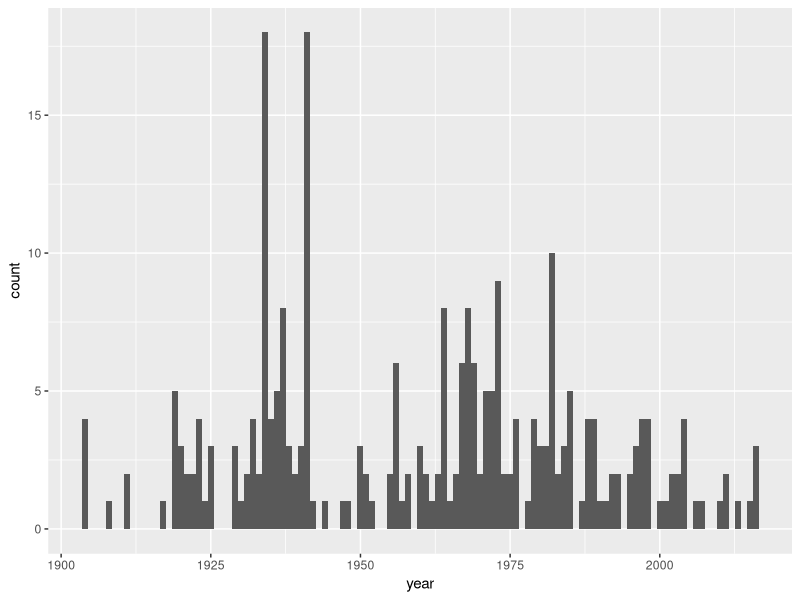
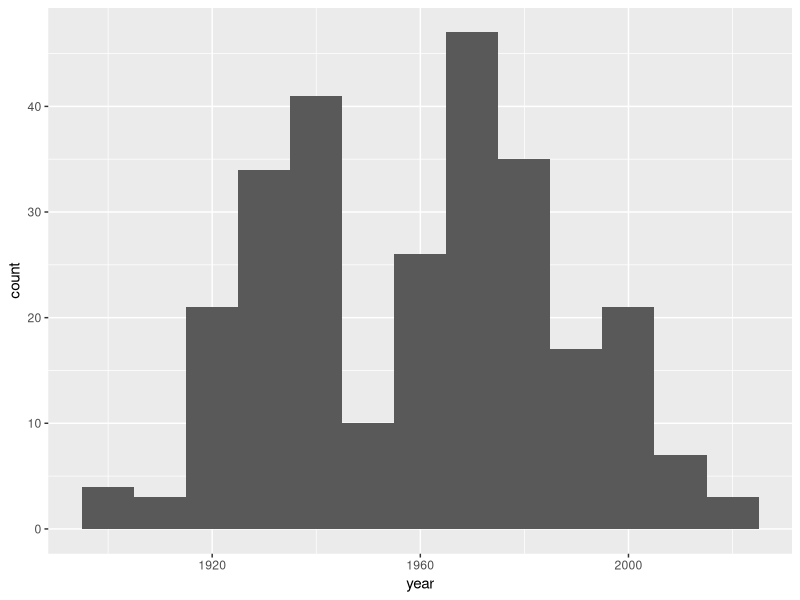
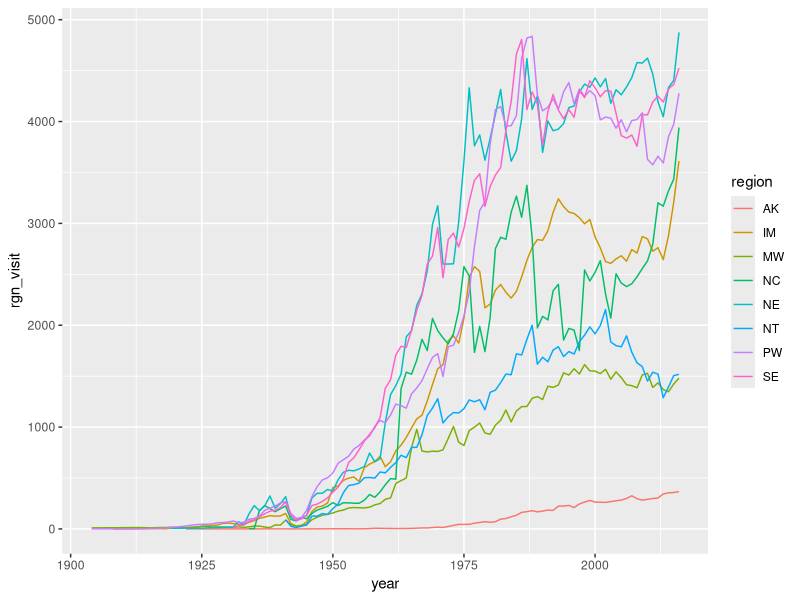

Reproduce these figures in R, in order.
## ---- chunk 1
knitr::opts_chunk$set(echo = TRUE)
## ---- chunk 2
library(tidyverse) # install.packages('tidyverse')

np_visit <- read_csv("data/np_visit.csv")
## ---- chunk 3

## General exploration of the dataset
head(np_visit)
summary(np_visit)

## How many years of data does this dataset have? hint: summary()

## Which parks, and how many parks, are in the dataset?
parks <- np_visit %>% 
  select(park_name) %>% 
  distinct()

## When was each park founded? Which are the oldest vs newest?
earliest_yr <- np_visit %>% 
  select(park_name, year) %>% 
  group_by(park_name) %>% 
  slice(which.min(year)) %>%
  arrange(year) %>% 
  ungroup()

head(earliest_yr)
tail(earliest_yr)

## How many parks in each state? Each region?
per_state <- np_visit %>% 
  group_by(state) %>% 
  mutate(n_parks = n()) %>% 
  select(state, n_parks) %>% 
  distinct() %>% 
  arrange(desc(n_parks)) %>% 
  ungroup()

head(per_state)
tail(per_state)

per_rgn <- np_visit %>% 
  group_by(region) %>% 
  mutate(n_parks = n()) %>% 
  select(region, n_parks) %>% 
  distinct() %>% 
  arrange(desc(n_parks)) %>% 
  ungroup()

## Which is the most visited national park? Which year? How many visitors?
most_visit <- np_visit %>% 
  arrange(desc(visitors))

## Which was the most visited national park in the US in 2016?
most_visit_2016 <- np_visit %>% 
  filter(year == 2016) %>% 
  arrange(desc(visitors))

## And the least visited park in 2016
tail(most_visit_2016)


## ---- chunk 4
ggplot(data = earliest_yr, aes(year)) + geom_histogram(binwidth = 1) # single year
ggplot(data = earliest_yr, aes(year)) + geom_histogram(binwidth = 10) # decade

rgn_visits <- np_visit %>% 
  group_by(region, year) %>% 
  mutate(rgn_visit = sum(as.numeric(visitors))/10^4) %>% 
  ungroup() %>% 
  filter(rgn_visit > 0)

ggplot(data = rgn_visits, aes(x = year, y = rgn_visit, colour = region)) + 
  geom_line()
